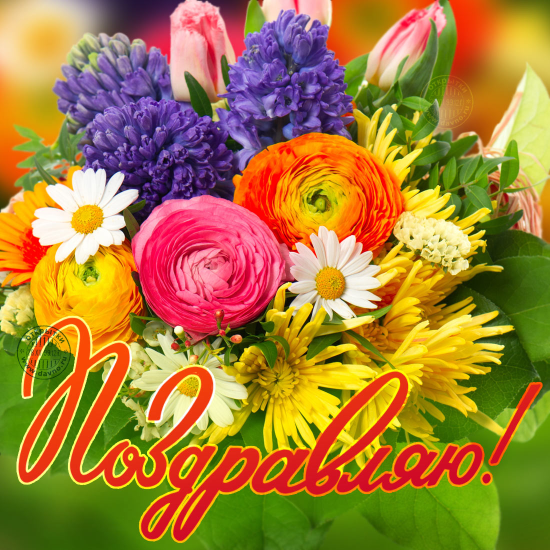
#> input picture 29.04.24/flow.jpg, 1100 x 1100 px (shown at 1/2 size)
$ python 1.py
#> lines starting #> are read from the running program, lines starting #| are printed output that depends on the picture
from PIL import Image
img = Image.open("flow.jpg")
#> img is the input picture: PIL image 1100x1100 RGB; mean R, G, B 166, 126.1, 56.6
new_img = img.crop((100, 10, 600, 300))
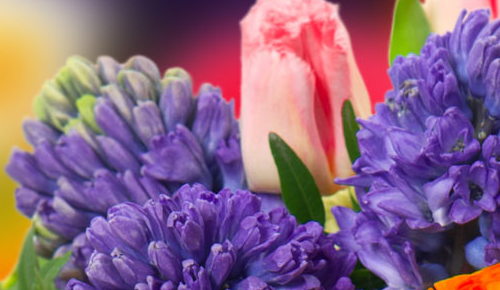
#> new_img: PIL image 500x290 RGB; mean R, G, B 137.1, 100.9, 132.2
new_img.save("new.jpg")

$ run again, with 29.04.24/feb.jpg copied over 29.04.24/flow.jpg
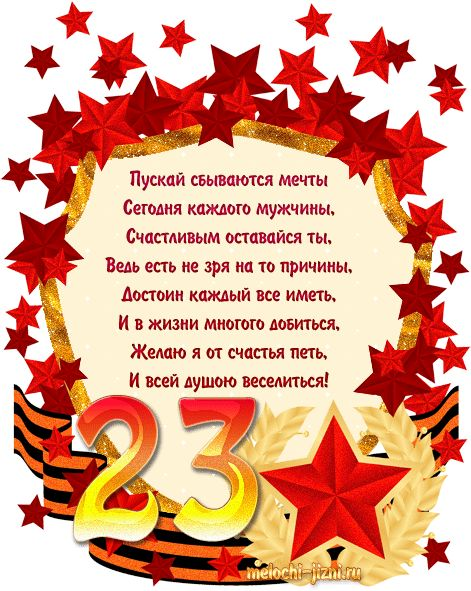
#> input picture 29.04.24/feb.jpg, 471 x 591 px
#> img is the input picture: PIL image 471x591 RGB; mean R, G, B 223.2, 165, 141.1
#> `new_img = img.crop((100, 10, 600, 300))`:
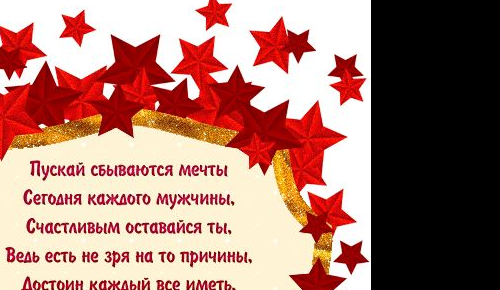
#> new_img: PIL image 500x290 RGB; mean R, G, B 166.9, 123.4, 113.1
